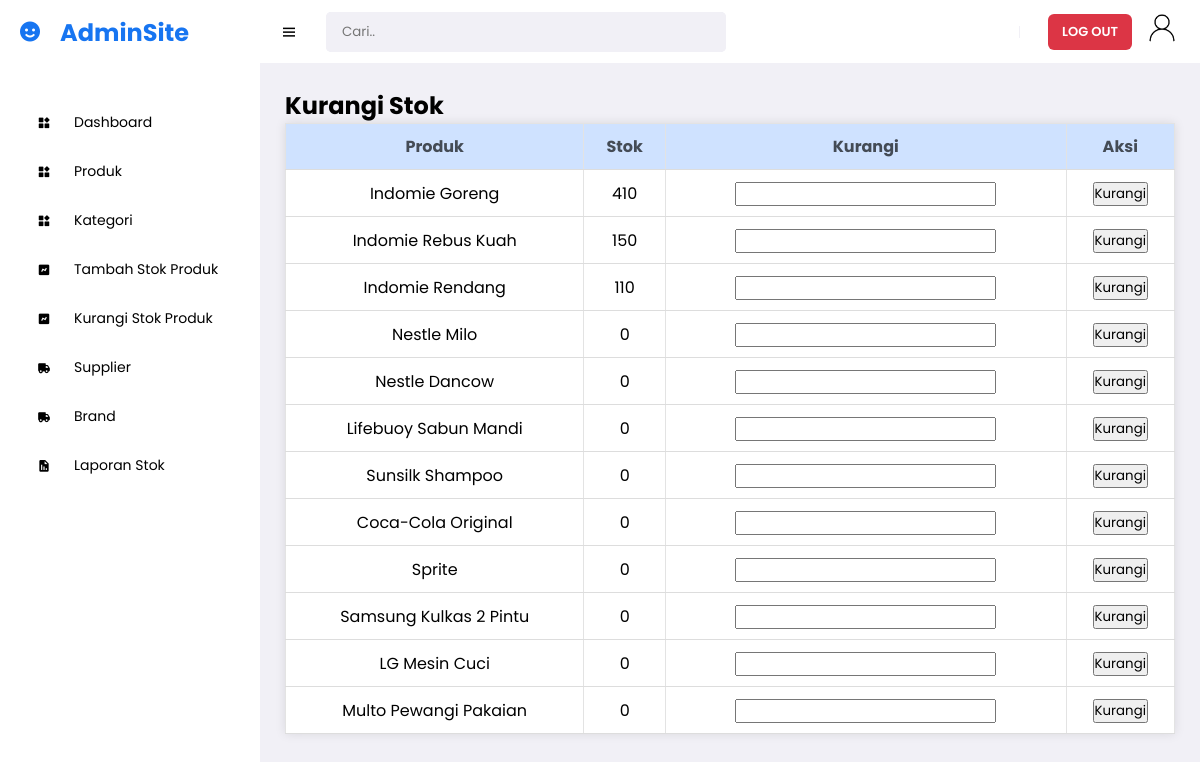
/supermarket-app/public/staff/kurang_stok.php (signed in), run on the app's committed database.
### tables this page shows
CREATE TABLE `product` (
  `product_id` int(10) UNSIGNED NOT NULL,
  `product_name` varchar(150) NOT NULL,
  `brand_id` int(10) UNSIGNED NOT NULL,
  `category_id` int(10) UNSIGNED NOT NULL,
  `supplier_id` int(10) UNSIGNED NOT NULL,
  `status_id` int(10) UNSIGNED DEFAULT NULL
);

### supermarket-app/models/stock_model.php (called while the page is built, shortened)
<?php
require_once(__DIR__ . '/../config/db.php');
function get_all_stocks() {
  global $conn;
  $query = "
    SELECT p.product_id, p.product_name, p.supplier_id,
           COALESCE(ts.total_stock, 0) AS total_stock,
           ts.unit_id, ts.last_updated_at,
           u.unit_name, s.supplier_name
    FROM product p
    LEFT JOIN total_stock ts ON p.product_id = ts.product_id
    LEFT JOIN qty_unit u ON ts.unit_id = u.unit_id
    JOIN supplier s ON p.supplier_id = s.supplier_id
    ORDER BY p.product_id ASC
  ";
  $result = mysqli_query($conn, $query);
  return mysqli_fetch_all($result, MYSQLI_ASSOC);
}

### supermarket-app/controllers/staff/stock_controller.php (called while the page is built, shortened)
<?php
require_once(__DIR__ . '/../../models/stock_model.php');
function read_all_stocks_controller() {
  return get_all_stocks();
}

### supermarket-app/public/staff/kurang_stok.php (the view, shortened to what this page needs)
<?php
require_once '../layout/header.php';
require_once '../layout/sidebar.php';
require_once '../../controllers/staff/stock_controller.php';
$stocks = read_all_stocks_controller();
?>
<section id="content">
<div class="main-content">
<h1>Kurangi Stok</h1>
<table>
<thead>
<tr>
   <th>Produk</th>
   <th>Stok</th>
   <th>Kurangi</th>
   <th>Aksi</th>
</tr>
</thead>
<tbody>
<?php foreach ($stocks as $s): ?>
<tr>
<form method="POST" action="../staff/stock/remove_stock.php">
   <td><?= htmlspecialchars($s['product_name']) ?></td>
   <td><?= $s['total_stock'] ?></td>
   <td>
      <input type="number" name="quantity" min="1" required>
   </td>
   <td><button type="submit">Kurangi</button></td>
</form>
</tr>
<?php endforeach; ?>
</tbody>
</table>
</div>
</section>

### supermarket-app/assets/css/dashboard.css (style rules this page uses)
* { font-family: "Poppins", serif; margin: 0; padding: 0; box-sizing: border-box; }
:root { --grey: #f1f0f6; --dark-grey: #8d8d8d; --light: #fff; --dark: #000; --green: #81d43a; --light-green: #e3ffcb; --blue: #1775f1; --light-blue: #d0e4ff; --dark-blue: #0c5fcd; --red: #fc3b56; --primary-text: #444b55; --error: #ef4444; --border: #e3e3e3; --primary-table: #cfe2ff; }
body { background: var(--grey); }
#content { position: relative; width: calc(100% - 260px); left: 260px; transition: all 0.3s ease; }
.main-content { padding: 25px; }
table { width: 100%; border-collapse: collapse; background-color: var(--light); box-shadow: 0 0 10px rgba(0, 0, 0, 0.1); margin-bottom: 20px; }
th, td { padding: 12px; border: 1px solid var(--border); text-align: center; }
th { background-color: var(--primary-table); color: var(--primary-text); }
table { width: 100%; border-collapse: collapse; margin-bottom: 40px; }
table th, table td { padding: 10px; border-bottom: 1px solid #ddd; }

### data on the page
product: product_name "Indomie Goreng", total_stock "410"
product: product_name "Indomie Rebus Kuah", total_stock "150"
product: product_name "Indomie Rendang", total_stock "110"
product: product_name "Nestle Milo", total_stock "0"
product: product_name "Nestle Dancow", total_stock "0"
product: product_name "Lifebuoy Sabun Mandi", total_stock "0"
product: product_name "Sunsilk Shampoo", total_stock "0"
product: product_name "Coca-Cola Original", total_stock "0"
product: product_name "Sprite", total_stock "0"
product: product_name "Samsung Kulkas 2 Pintu", total_stock "0"
product: product_name "LG Mesin Cuci", total_stock "0"
product: product_name "Multo Pewangi Pakaian", total_stock "0"
